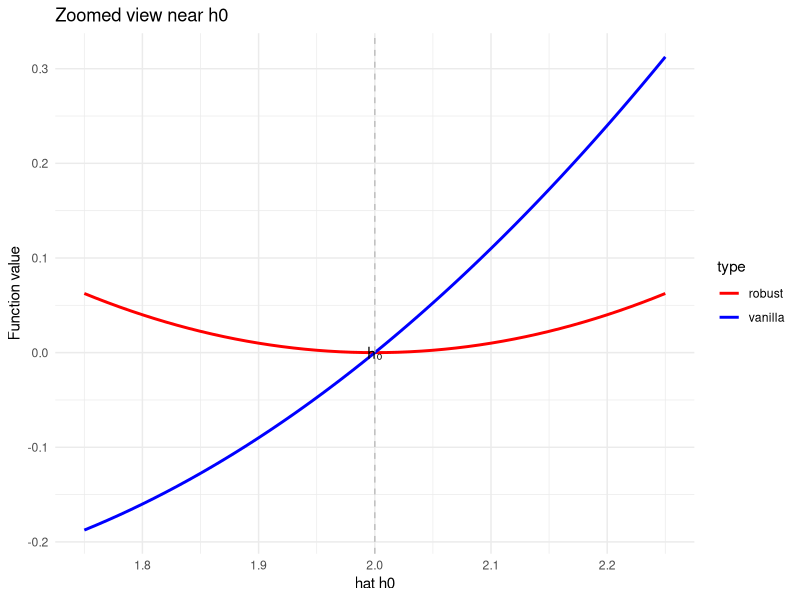
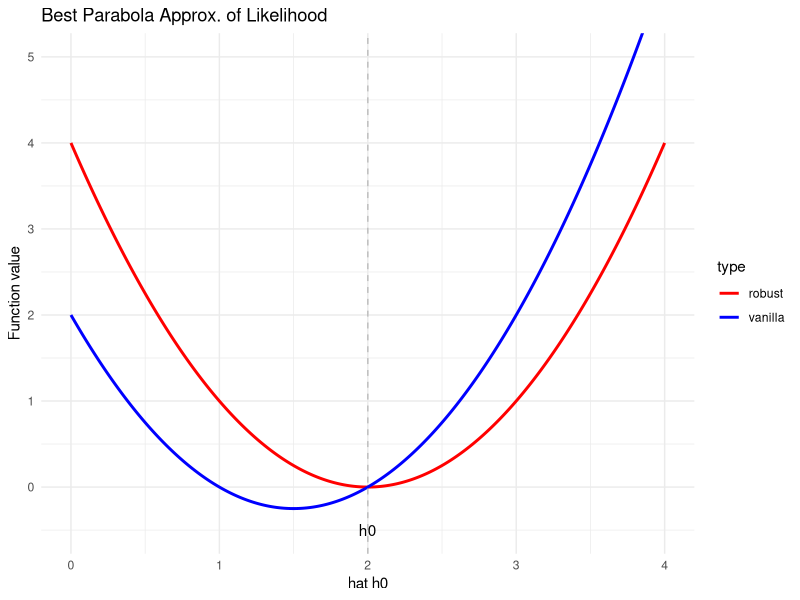

The R script that drew these images, in order:
library(ggplot2)
library(gridExtra)
library(dplyr)

# Function definitions
f <- function(h, h0 = 2) {
(h - h0)^2 + (h - h0)
}

g <- function(h, h0 = 2) {
  (h - h0)^2
}

# Generate data
h_seq <- seq(0, 4, by = 0.01)
h0 <- 2

plot_data <- data.frame(
  h = rep(h_seq, 2),
  value = c(f(h_seq), g(h_seq)),
  # type = rep(c("f(h)", "g(h)"), each = length(h_seq))
  type = rep(c("vanilla", "robust"), each = length(h_seq))
)

# Main comparison plot
p1 <- ggplot(plot_data, aes(x = h, y = value, color = type)) +
  geom_line(size = 1) +
  geom_vline(xintercept = h0, 
             linetype = "dashed", 
             color = "gray") +
  scale_color_manual(values = c("red", "blue")) +
  labs(x = "hat h0", y = "Function value", 
       title = "Best Parabola Approx. of Likelihood") +
  theme_minimal() +
  annotate("text", x = h0, y = -0.5, label = "h0") +
  coord_cartesian(ylim = c(-0.5, 5))

# Zoomed view near h0
p2 <- ggplot(plot_data %>% filter(h >= 1.75, h <= 2.25), 
             aes(x = h, y = value, color = type)) +
  geom_line(size = 1) +
  geom_vline(xintercept = h0, linetype = "dashed", color = "gray") +
  scale_color_manual(values = c("red", "blue")) +
  labs(x = "hat h0", y = "Function value", 
       title = "Zoomed view near h0") +
  theme_minimal() +
  annotate("text", x = h0, y = 0, label = "h₀")

# Convergence rate plot
n_iter <- 100
h_sequence <- h0 + exp(-seq(0, 5, length.out = n_iter))
convergence_data <- data.frame(
  iteration = rep(1:n_iter, 2),
  error = c(
    abs(f(h_sequence) - f(h0)),
    abs(g(h_sequence) - g(h0))
  ),
  type = rep(c("f(h)", "g(h)"), each = n_iter)
)

p3 <- ggplot(convergence_data, aes(x = iteration, y = log(error), color = type)) +
  geom_line(size = 1) +
  scale_color_manual(values = c("red", "blue")) +
  labs(x = "Iterations", y = "Log error", 
       title = "Convergence rates") +
  theme_minimal()

# Combine plots
# p <- arrangeGrob(p2, p1, ncol=2) 
# ggsave("figures/taylor-plot.png", p, width = 8, height = 5)
ggsave("figures/taylor-plot-zoomed.png", p2, width = 4, height = 5)
ggsave("figures/taylor-plot-enlarged.png", p1, width = 4, height = 5)

